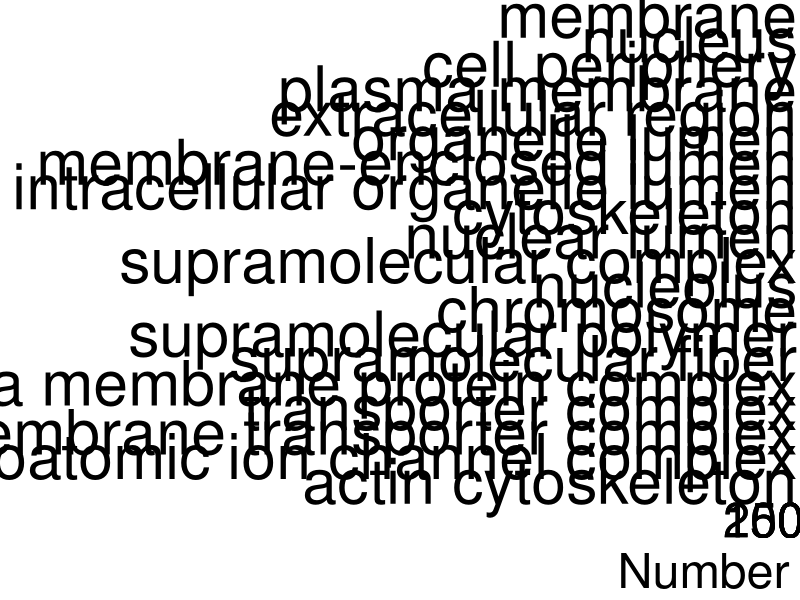

Recreate this plot in R.
# cellular component enrichment analysis using g:Profiler
# Author: Muntasim Fuad

# Load required packages
library(tidyverse)
library(openxlsx)

# Load Gene Ontology data
cc <- read.xlsx("outputs/Enrichment Analysis/GO/CC_counts.xlsx")

# Add category
cc$Category <- "Cellular Component"

# Filter out top results
# Number of pathways to show 
n <- 20
# - Biological Process
cc <- cc |> 
  group_by(GO_Term) |> 
  mutate(Total = sum(Count)) |> 
  ungroup()

top_terms_cc <- cc |> 
  distinct(GO_Term, Total) |> 
  arrange(desc(Total)) |> 
  slice_head(n = n) |> 
  pull(GO_Term)

cc <- cc |> 
  filter(GO_Term %in% top_terms_cc)

# Reorder GO_Term based on the sum of Count for each level
cc <- cc |> 
  group_by(GO_Term) |> 
  ungroup() |> 
  mutate(GO_Term = reorder(GO_Term, Total))

# Create the plot
go_cc <- ggplot(cc, aes(x = Count, y = GO_Term, fill = Regulation)) +
  geom_bar(stat = "identity", position = "dodge", width = 0.8) +
  facet_wrap(~Category, strip.position = "right") +
  theme(
    axis.text.x = element_text(colour = "black",
                               hjust = 1, vjust = 1,
                               size = 35),
    axis.title.x = element_text(size = 35),
    axis.text.y = element_text(colour = "black", 
                               hjust = 1, size = 45),
    strip.background.y = element_rect(fill = "#fee8c8",colour = "black",
                                      linewidth = 2.5), 
    strip.text = element_text(size = 45, color = "black"),
    plot.margin = margin(t = 0, r = 0, b = 0, l = 125),
    panel.border = element_rect(color = "black", fill = NA, linewidth = 2.5),
    panel.background = element_blank(),
    panel.grid.major = element_blank(),
    panel.grid.minor = element_blank(),
    legend.key.height = unit(2, "cm"),
    legend.key.width = unit(2, "cm"),
    legend.text = element_text(size = 45),
    legend.title = element_text(size = 45)
  ) +
  labs(x = "Number of genes", y = "") +
  scale_fill_manual(values = c("UP" = "#fe9929", "DOWN" = "#6a51a3"))


# Export the plot
ggsave(filename = "figures/Enrichment Analysis/GO/Cellular Component.png",
       plot = go_cc,
       width = 40,
       height = 25,
       units = "in",
       dpi = 600,
       bg = "white")
